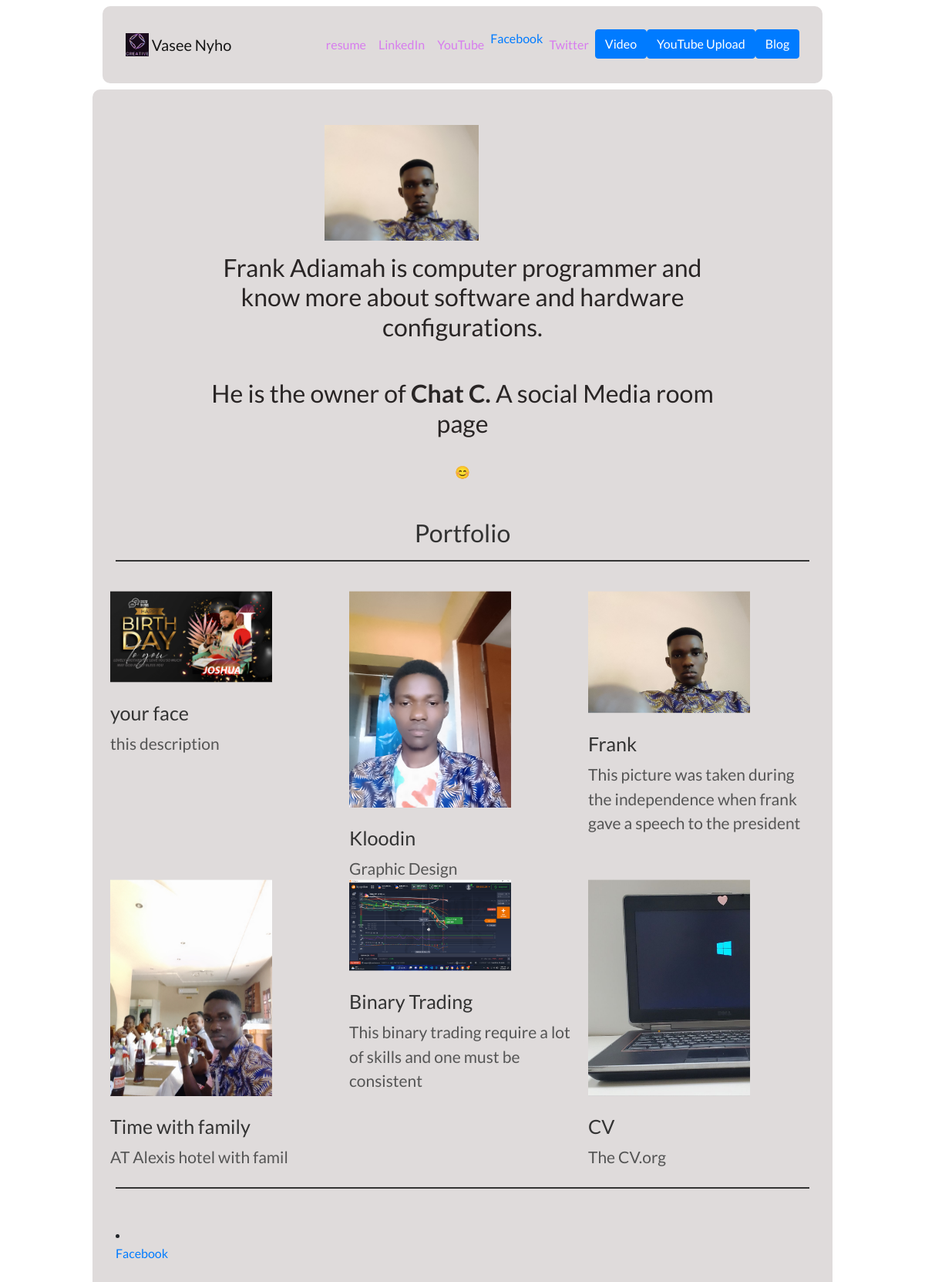
The page / on the database its author committed.
### practice/models.py (models this page shows, shortened)
class Project(models.Model):
    title = models.CharField(max_length=200)
    description = models.CharField(max_length=250)
    image = models.ImageField(upload_to='static/practice/')
    url = models.URLField(blank=True)

### practice/views.py (the view)
# urls.py: 2. Add a URL to urlpatterns:  path('', views.home, name='home')
def home (request):
    projects = Project.objects.all()
    return render(request, 'practice/home.html',{'projects':projects})

### practice/templates/practice/home.html (shortened to what this page needs)
{% extends "practice/base.html" %}
{% load static %}
{% block content %}
{% load embed_video_tags %}
<div class="row justify-content-center my-3">
  <div class="col-5">
    <img src="{% static 'practice/frank.jpg' %}" class="img-fluid" width ="200" height="200">
  </div>
</div>
<div class="row justify-content-center mb-3">
  <div class="col-md-9 text-center">
    <h1 id="hometext" class="font-weight-sans-serif"> Frank Adiamah is computer programmer and know more about software and hardware configurations.
      <h2 id="hometext" class="font-weight-sans-serif">He is the owner of <strong>Chat C.</strong> A social Media room page</h2>
      😊</h1>
  </div>
</div>
<h2 class="mt-5">Portfolio</h2>
<hr/>
<div class="row">
  {% for project in projects %}
  <div class="col-lg-4 col-md-6">
    {% if project.url %}
    <a href="{{ project.url }}">
      <img src="{{ project.image.url }}" class="img-fluid mb-2" width="200em" height="200em">
    </a>
    {% else %}
    <img src="{{ project.image.url }}" class="img-fluid mb-2" width="200em" height="200em" >
    {% endif %}
    <h3>{{ project.title }}</h3>
    <p>{{ project.description }}</p>
  </div>
  {% endfor %}
</div>
<hr/>
<div class="class">
<li>
  <div class="fb-page" data-href="https://www.facebook.com/facebook" data-tabs="timeline"
  data-width="100%" data-height="100%" data-small-header="true" data-adapt-container-width="true"
  data-hide-cover="false" data-show-facepile="true">
  <blockquote cite="https://web.facebook.com/profile.php?id=100071802701048" class="fb-xfbml-parse-ignore">
  <a href="https://web.facebook.com/profile.php?id=100071802701048">Facebook</a></blockquote></div>
  </li>
{% endblock %}

### practice/templates/practice/base.html (shortened to what this page needs)
{% load static %}
<!doctype html>
<html lang="en">
  <head>
    <link rel="stylesheet" href="https://stackpath.bootstrapcdn.com/bootstrap/4.4.1/css/bootstrap.min.css">
    <link rel="stylesheet" href="{% static "practice/custom.css" %}">
  </head>
<body>
  <nav id="topNav" class="navbar navbar-expand-md navbar-light">
    <div class="container">
      <a class="navbar-brand" href="{% url 'home' %}">
        <img src="{% static "practice/CV.jpg" %}" width="30" height="30" class="d-inline-block align-top" alt="Frank's Logo">
        <span>Vasee Nyho</span>
      </a>
      <div class="collapse navbar-collapse text-center" id="navbarNav">
        <ul class="navbar-nav ml-auto">
          <li class="nav-item">
            <a class="nav-link" href="{% static "practice/resum.pdf" %}">resume</a>
          </li>
          <li class="nav-item">
            <a class="nav-link" href="https://www.linkedin.com/in/frank-adiamah-ab3221257?lipi=urn%3Ali%3Apage%3Ad_flagship3_profile_view_base_contact_details%3BM%2F6x%2FES0SVWRRyEalZomgw%3D%3D" >LinkedIn</a>
          </li>
          <li class="nav-item">
            <a class="nav-link" href="https://youtu.be/_irji7FhG9Y" target="_blank">YouTube</a>
          </li>
          <li>
          <div class="fb-page" data-href="https://www.facebook.com/facebook" data-tabs="timeline"
          data-width="5px" data-height="10px" data-small-header="true" data-adapt-container-width="true"
          data-hide-cover="false" data-show-facepile="true">
          <blockquote cite="https://www.facebook.com/facebook" class="fb-xfbml-parse-ignore">
          <a href="https://www.facebook.com/facebook">Facebook</a></blockquote></div>
          </li>
          <li class="nav-item">
            <a class="nav-link" href="https://twitter.com/VaseeNyho" target="_blank">Twitter</a>
          </li>
          <li>
            <a role="button" href="{% url 'index' %}" class="btn btn-primary">Video</a>
          </li>
          <li>
            <a role="button" href="{% url 'my_template' %}" class="btn btn-primary">YouTube Upload</a>
          </li>
          <li>
          <a role="button" href="{% url 'more:all_mores' %}" class="btn btn-primary">Blog</a>
        </li>
        </ul>
      </div>
    </div>
  </nav>
  <div class="container">
    {% block content %}
    {% endblock content %}
  </div>
</body>
</html>

### practice/static/practice/custom.css (style rules this page uses)
.navbar-nav .nav-link { color: rgb(215, 125, 238) !important; }
body { font-family: 'Lato', sans-serif; }
@media (min-width: 992px) { #hometext { font-size: 4rem; } }
.container { width: 80%; height: 80%; background-color: #dfdbdb; padding: 30px; border-radius: 10px; transition: transform 0.3s ease-in-out; }
#hometext { font-size: 2rem; color: #292525; text-align: center; margin-bottom: 2rem; }
h2 { font-size: 2rem; color: #333; text-align: center; margin-top: 3rem; margin-bottom: 1rem; }
hr { height: 2px; border: none; background-color: #333; margin-bottom: 3rem; }
.col-lg-4,col-md-6:hover { transform: scale(1.05); -webkit-transform: scale(1.05); -moz-transform: scale(1.05); -ms-transform: scale(1.05); -o-transform: scale(1.05); }
h3 { font-size: 1.5rem; color: #333; margin-top: 1rem; margin-bottom: 0.5rem; }
p { font-size: 1.25rem; color: #555; margin-bottom: 1rem; }

### rows shown on the page
Project: image (picture), title "your face", description "this description"
Project: image (picture), title "Kloodin", description "Graphic Design"
Project: image (picture), title "Frank", description "This picture was taken during the independence when frank gave a speech to the president"
Project: image (picture), title "Time with family", description "AT Alexis hotel with famil"
Project: image (picture), title "Binary Trading", description "This binary trading require a lot of skills and one must be consistent"
Project: image (picture), title "CV", description "The CV.org"
